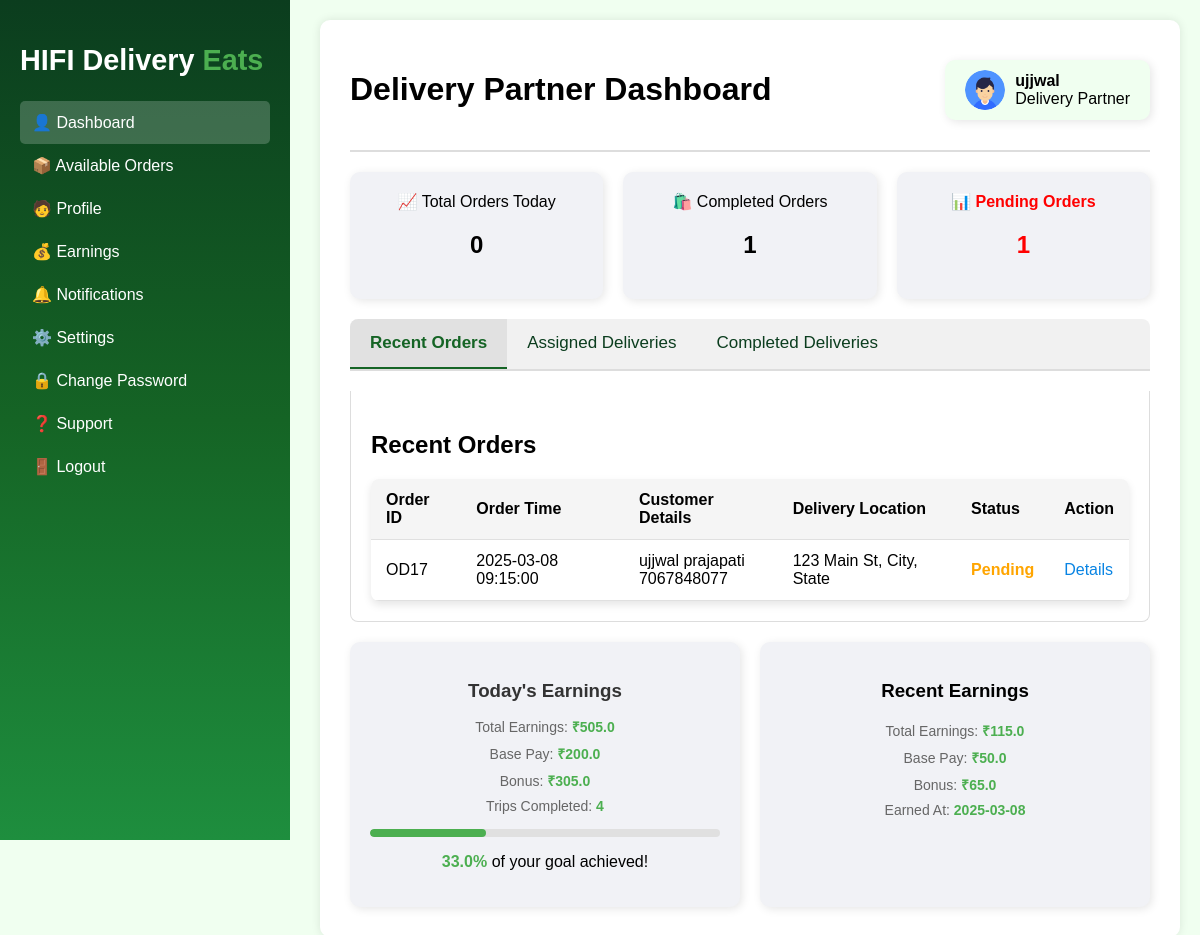
The app's page /delivery-agent (signed in) with its own data.
### models.py (models this page shows, shortened)
class DeliveryAgent(UserMixin, db.Model):
    __tablename__ = 'delivery_agent'
    id = db.Column(db.Integer, primary_key=True)
    username = db.Column(db.String(100))
    email = db.Column(db.String(100), unique=True)
    phone = db.Column(db.Integer, unique=True, nullable=False)
    password = db.Column(db.String(100), nullable=False)
    image = db.Column(db.String(255), nullable=True, server_default='')
    bio = db.Column(db.Text, nullable=True, server_default='')
    delivery_area = db.Column(db.String(100), nullable=False)
    available_slots = db.Column(db.Boolean, nullable=False, default=True)
    id_proof = db.Column(db.String(12), nullable=False, server_default='')
    is_approved = db.Column(db.Boolean, nullable=False, server_default='0')
    is_active = db.Column(db.Boolean, nullable=False, server_default='1')

class Order(db.Model):
    __tablename__ = 'order'
    id = db.Column(db.Integer, primary_key=True)
    user_id = db.Column(db.Integer, db.ForeignKey('customer.id'), nullable=False)
    delivery_agent_id = db.Column(db.Integer, db.ForeignKey('delivery_agent.id'), nullable=True)
    status = db.Column(db.String(50), nullable=False, default="Pending")
    total_price = db.Column(db.Float, nullable=False)
    delivery_location = db.Column(db.String(255), nullable=False)
    created_at = db.Column(db.DateTime, default=func.now())
    delivered_at = db.Column(db.DateTime, nullable=True)
    delivery_status = db.Column(db.String(50),nullable=False, default="ActionPending")
    items = db.relationship("OrderItem", backref="order", lazy=True)
    user = db.relationship("Customer", back_populates="orders", foreign_keys=[user_id])  # Link to the user

class Customer(UserMixin, db.Model):
    __tablename__ = 'customer'
    id = db.Column(db.Integer, primary_key=True)
    username = db.Column(db.String(100))
    email = db.Column(db.String(100), unique=True)
    phone = db.Column(db.Integer,unique=True, nullable=False)
    password = db.Column(db.String(100), nullable=False)
    addresses = db.relationship("Address", backref="customer", lazy=True)
    orders = db.relationship("Order", back_populates="user", foreign_keys="Order.user_id")  # Orders placed by the user

class Earnings(db.Model):
    __tablename__ = 'earnings'
    id = db.Column(db.Integer, primary_key=True)
    delivery_agent_id = db.Column(db.Integer, db.ForeignKey('delivery_agent.id'), nullable=False)
    base_pay = db.Column(db.Float, nullable=False, default=0.0)
    bonus = db.Column(db.Float, nullable=False, default=0.0)
    trips_count = db.Column(db.Integer, nullable=False, default=0)
    earned_at = db.Column(db.DateTime, default=func.now())
    delivery_agent = db.relationship('DeliveryAgent', backref='earnings')

### routes.py (the view)
    @app.route('/delivery-agent')
    def delivery_agent():
        agent = DeliveryAgent.query.get(current_user.id)
        address_subquery = (
            db.session.query(
                Address.customer_id,
                func.min(Address.address_line).label("customer_address")
            )
            .group_by(Address.customer_id)
            .subquery()
        )
        pending_orders = (
            db.session.query(
                Order.id.label("order_id"),
                Customer.id.label("customer_id"),
                Customer.username.label("customer_name"),
                Customer.phone.label("customer_phone"),
                address_subquery.c.customer_address,
                Order.status.label("order_status"),
                Order.total_price.label("order_total"),
                Order.delivery_location.label("delivery_location"),
                Order.created_at.label("order_date"),
            )
            .join(Customer, Order.user_id == Customer.id)
            .outerjoin(address_subquery, address_subquery.c.customer_id == Customer.id)
            .filter(Order.delivery_agent_id == current_user.id, Order.status == "Pending")
            .all()
        )
        assigned_orders = (
            db.session.query(
                Order.id.label("order_id"),
                Customer.id.label("customer_id"),
                Customer.username.label("customer_name"),
                Customer.phone.label("customer_phone"),
                Address.address_line.label("customer_address"),
                Order.status.label("order_status"),
                Order.total_price.label("order_total"),
                Order.delivery_location.label("delivery_location"),
                Order.created_at.label("order_date"),
            )
            .join(Customer, Order.user_id == Customer.id)
            .outerjoin(Address, Address.customer_id == Customer.id)
            .filter(Order.delivery_agent_id == current_user.id, Order.status == "Accepted")
            .group_by(Order.id, Customer.id)
            .all()
        )
        completed_orders = (
            db.session.query(
                Order.id.label("order_id"),
                Customer.id.label("customer_id"),
                Customer.username.label("customer_name"),
                Customer.phone.label("customer_phone"),
                Address.address_line.label("customer_address"),
                Order.delivery_status.label("order_status"),
                Order.total_price.label("order_total"),
                Order.delivery_location.label("delivery_location"),
                Order.created_at.label("order_date"),
            )
            .join(Customer, Order.user_id == Customer.id)
            .outerjoin(Address, Address.customer_id == Customer.id)
            .filter(Order.delivery_agent_id == current_user.id, Order.delivery_status == "Delivered")
            .group_by(Order.id, Customer.id)
            .all()
        )
        today = datetime.datetime.now()
        todays_deliveries_count = (
            db.session.query(Order)
            .filter(
                Order.delivery_agent_id == current_user.id,
                db.func.date(Order.created_at) == today,
                Order.status == "Delivered"  # Adjust if your status differs
            )
            .count()
        )
        pending_count = (
            db.session.query(Order)
            .filter(Order.delivery_agent_id == current_user.id, Order.status == "Pending")
            .count()
        )
        completed_count = (
            db.session.query(Order)
            .filter(Order.delivery_agent_id == current_user.id, Order.delivery_status == "Delivered")
            .count()
        )
        today_earnings = db.session.query(
            func.coalesce(func.sum(Earnings.base_pay), 0).label("base_pay"),
            func.coalesce(func.sum(Earnings.bonus), 0).label("bonus"),
            func.count(Earnings.id).label("delivery_count")
        ).filter(
            Earnings.delivery_agent_id == current_user.id,
            func.date(Earnings.earned_at) == func.date(func.now())
        ).first()
        recent_earning = Earnings.query.filter(
            Earnings.delivery_agent_id == current_user.id
        ).order_by(Earnings.earned_at.desc()).first()
        print(today_earnings)
        return render_template(
            'delivery_agent/dashboard.html',
            user=agent,
            pending_orders=pending_orders,
            assigned_orders=assigned_orders,
            completed_orders=completed_orders,
            todays_deliveries_count=todays_deliveries_count,
            pending_count=pending_count,
            completed_count=completed_count,
            timedelta=datetime.timedelta,
            earnings=today_earnings,
            recent_earnings=recent_earning
        )

### templates/delivery_agent/dashboard.html (shortened to what this page needs)
{% extends "delivery_agent/index.html" %} {% block content %}
<header>
  <h1>Delivery Partner Dashboard</h1>
  <div class="admin-card">
    <img
      src="{{url_for('static', filename=user.image) or 'https://img.lovepik.com/element/45001/3052.png_860.png'}}"
      alt="Profile"
      class="profile-image"
    />
    <div class="admin-info">
      <p><strong>{{ user.username }}</strong></p>
      <p class="role">Delivery Partner</p>
    </div>
  </div>
</header>
<section class="dashboard-stats">
  <div class="card">
    📈 Total Orders Today
    <h2>{{ todays_deliveries_count }}</h2>
  </div>
  <div class="card completed">
    🛍️ Completed Orders
    <h2>{{ completed_count }}</h2>
  </div>
  <div class="card pending">
    📊 Pending Orders
    <h2>{{ pending_count }}</h2>
  </div>
</section>
<div class="tab">
  <button class="tablinks" onclick="openTab(event, 'recent')" id="defaultOpen">
    Recent Orders
  </button>
  <button class="tablinks" onclick="openTab(event, 'assigned')">
    Assigned Deliveries
  </button>
  <button class="tablinks" onclick="openTab(event, 'completed')">
    Completed Deliveries
  </button>
</div>
<div id="recent" class="tabcontent">
  <h2>Recent Orders</h2>
  {% if pending_orders %}
  <table>
    <thead>
      <tr>
        <th>Order ID</th>
        <th>Order Time</th>
        <th>Customer Details</th>
        <th>Delivery Location</th>
        <th>Status</th>
        <th>Action</th>
      </tr>
    </thead>
    <tbody>
      {% for order in pending_orders %}
      <tr>
        <td>OD{{ order.order_id }}</td>
        <td>{{ order.order_date.strftime('%Y-%m-%d %H:%M:%S') }}</td>
        <td>
          {{ order.customer_name }}<br />
          {{ order.customer_phone }}
        </td>
        <td>{{ order.delivery_location }}</td>
        <td>
          {% if order.order_status == "Pending" %}
          <span class="status-value pending">{{ order.order_status }}</span>
          {% elif order.order_status == "Completed" %}
          <span class="status-value completed">{{ order.order_status }}</span>
          {% elif order.order_status == "In Progress" %}
          <span class="status-value in-progress">{{ order.order_status }}</span>
          {% else %}
          <span class="status-value">{{ order.order_status }}</span>
          {% endif %}
        </td>
        <td>
          <a
            href="{{ url_for('delivery_partner_order_detail', order_id=order.order_id) }}"
            >Details</a
          >
        </td>
      </tr>
      {% endfor %}
    </tbody>
  </table>
  {% else %}
  <p>No pending orders assigned to you.</p>
  {% endif %}
</div>
<div class="side-info">
  <div class="side-card earnings-card">
    <h3>Today's Earnings</h3>
    <div class="earnings-details">
      <p>
        Total Earnings:
        <span class="highlight">₹{{ earnings.base_pay + earnings.bonus }}</span>
      </p>
      <p>Base Pay: <span class="highlight">₹{{ earnings.base_pay }}</span></p>
      <p>Bonus: <span class="highlight">₹{{ earnings.bonus }}</span></p>
      <p>
        Trips Completed:
        <span class="highlight">{{ earnings.delivery_count }}</span>
      </p>
    </div>
    <div class="progress-bar">
      <div
        class="progress"
        style="width: {{ ((earnings.base_pay + earnings.bonus) / 1500 * 100)|round(0, 'floor') }}%;"
      ></div>
    </div>
    <p>
      <span class="highlight">
        {{ ((earnings.base_pay + earnings.bonus) / 1500 * 100)|round(0,
        'floor') }}%
      </span>
      of your goal achieved!
    </p>
  </div>
  <div class="side-card recent-earnings-card">
    <h3>Recent Earnings</h3>
    <div class="earnings-details">
      <p>
        Total Earnings:
        <span class="highlight"
          >₹{{ recent_earnings.base_pay + recent_earnings.bonus }}</span
        >
      </p>
      <p>
        Base Pay: <span class="highlight">₹{{ recent_earnings.base_pay }}</span>
      </p>
      <p>Bonus: <span class="highlight">₹{{ recent_earnings.bonus }}</span></p>
      <p>
        Earned At:
        <span class="highlight">
          {% if recent_earnings.earned_at %} {{
          recent_earnings.earned_at.strftime('%Y-%m-%d') }} {% else %} N/A {%
          endif %}
        </span>
      </p>
    </div>
</div>
{% endblock content %}

### templates/delivery_agent/index.html (shortened to what this page needs)
<!DOCTYPE html>
<html lang="en">
<head>
  <link rel="stylesheet" href="/css/delivery_agent/index.css">
</head>
<body>
  <div class="sidebar">
    <h2>HIFI Delivery <span class="highlight">Eats</span></h2>
    <ul>
        <li class="{% if request.endpoint == 'delivery_agent' %}active{% endif %}">
          <a href="{{ url_for('delivery_agent') }}">👤 Dashboard</a>
        </li>
        <li >
          <a href="#">📦 Available Orders</a>
        </li>
        <li class="{% if request.endpoint == 'delivery_partner_profile' %}active{% endif %}">
          <a href="{{ url_for('delivery_partner_profile') }}">🧑 Profile</a>
        </li>
        <li >
          <a href="#">💰 Earnings</a>
        </li>
        <li >
          <a href="#">🔔 Notifications</a>
        </li>
        <li >
          <a href="#">⚙️ Settings</a>
        </li>
        <li >
          <a href="#">🔒 Change Password</a>
        </li>
        <li >
          <a href="#">❓ Support</a>
        </li>
        <li>
          <a href="{{ url_for('employee_logout') }}" class="logout">🚪 Logout</a>
        </li>
      </ul>
  </div>
  <div class="main-content">
    {% block content %}{% endblock content %}
  </div>
</body>
</html>

### static/css/delivery_agent/index.css (style rules this page uses)
body { font-family: 'Poppins', sans-serif; margin: 0; background: #f0fff0; }
.sidebar { position: fixed; top: 0; left: 0; width: 250px; height: 100vh; background: linear-gradient(180deg, #0b3d1e, #156425, #1e8e3e); padding: 20px; color: white; overflow-y: auto; }
.sidebar h2 { color: white; font-size: 1.8em; font-weight: bold; }
.sidebar ul { list-style: none; padding: 0; }
.sidebar ul li { padding: 12px; cursor: pointer; transition: 0.3s; color: white; }
.sidebar a { text-decoration: none; color: inherit; }
.main-content { margin: 20px 20px 20px 320px; padding: 30px; background: #ffffff; border-radius: 10px; box-shadow: 0px 0px 10px rgba(0,0,0,0.1); }
header { display: flex; justify-content: space-between; align-items: center; padding-bottom: 20px; border-bottom: 2px solid #ddd; }
.dashboard-stats { display: flex; gap: 20px; margin: 20px 0; }
.card { background: #f1f2f6; padding: 20px; border-radius: 10px; box-shadow: 2px 2px 10px rgba(0,0,0,0.1); flex: 1; text-align: center; transition: 0.3s; }
.admin-card { background: #f0fff0; padding: 10px 20px; border-radius: 10px; box-shadow: 2px 2px 10px rgba(0,0,0,0.1); display: flex; align-items: center; gap: 10px; transition: 0.3s; }
.admin-card p { margin: 0; }
.pending { color: red; font-weight: bold; }
table { width: 100%; border-collapse: collapse; margin-top: 20px; border-radius: 8px; overflow: hidden; box-shadow: 0 4px 8px rgba(0, 0, 0, 0.1); }
th, td { padding: 12px 15px; text-align: left; border-bottom: 1px solid #e0e0e0; }
th { background: #f5f5f5; font-weight: 600; }
td a { color: #0984e3; text-decoration: none; }
.side-info { display: flex; gap: 20px; margin-top: 20px; }
.side-card { background: #f1f2f6; padding: 20px; border-radius: 10px; box-shadow: 2px 2px 10px rgba(0,0,0,0.1); flex: 1; transition: 0.3s; text-align: center; }
.highlight { color: #ffffff; }
.profile-image { width: 40px; height: 40px; border-radius: 50%; object-fit: cover; }
.admin-info { display: flex; flex-direction: column; }
.logout { text-decoration: none; color: white; }
.sidebar ul li.active { background: rgba(255, 255, 255, 0.2); border-radius: 5px; }
.status-value.pending { color: orange; }
.status-value { font-weight: bold; }
.tab { overflow: hidden; border-bottom: 2px solid #ddd; background-color: #f1f1f1; margin-bottom: 20px; border-radius: 8px 8px 0 0; }
.tab button { background-color: inherit; float: left; border: none; outline: none; cursor: pointer; padding: 14px 20px; transition: background-color 0.3s, color 0.3s; font-size: 17px; color: #0b3d1e; }
.tab button.active { background-color: #cccccc6e; color: #156425; font-weight: bold; border-bottom: 2px solid #156425; }
.tabcontent { display: none; padding: 20px; border: 1px solid #ddd; border-top: none; animation: fadeEffect 0.5s; background: #ffffff; border-radius: 0 0 8px 8px; }
.tabcontent table { margin-top: 0; }
.side-info { display: flex; flex-wrap: wrap; gap: 20px; margin-top: 20px; }
.side-card { background: #f1f2f6; padding: 20px; border-radius: 10px; box-shadow: 2px 2px 10px rgba(0,0,0,0.1); flex: 1; min-width: 280px; transition: 0.3s; text-align: center; }
.earnings-card h3 { margin-bottom: 15px; color: #333; font-weight: 600; }
.earnings-details p { font-size: 14px; color: #666; margin: 8px 0; }
.highlight { color: #4caf50; font-weight: bold; }
.progress-bar { background-color: #e0e0e0; border-radius: 6px; height: 8px; margin: 15px 0; overflow: hidden; position: relative; }
.progress { background-color: #4caf50; height: 100%; border-radius: 6px; animation: progress-animation 1.5s ease-in-out; }

### records on screen
DeliveryAgent: image (picture), username "ujjwal"
Order: order_id "17", order_date "2025-03-08 09:15:00", customer_name "ujjwal prajapati", customer_phone "7067848077", delivery_location "123 Main St, City, State", order_status "Pending"
Earnings: recent_earnings.base_pay+recent_earnings.bonus "115.0", base_pay "50.0", bonus "65.0", earned_at "2025-03-08"

### other values on screen
{{ todays_deliveries_count }} "0"
{{ completed_count }} "1"
{{ pending_count }} "1"
{{ earnings.base_pay + earnings.bonus }} "505.0"
{{ earnings.base_pay }} "200.0"
{{ earnings.bonus }} "305.0"
{{ earnings.delivery_count }} "4"
